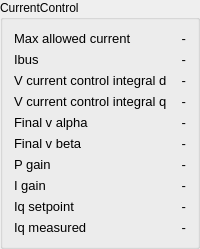
               <widget class="QGroupBox" name="groupBox_axis_config_4">
                <property name="title">
                 <string>CurrentControl</string>
                </property>
                <layout class="QGridLayout" name="gridLayout_7">
                 <item row="0" column="0">
                  <layout class="QGridLayout" name="gridLayout_40">
                   <item row="7" column="0">
                    <widget class="QLabel" name="label_iGain">
                     <property name="font">
                      <font>
                       <pointsize>10</pointsize>
                      </font>
                     </property>
                     <property name="text">
                      <string>I gain</string>
                     </property>
                    </widget>
                   </item>
                   <item row="8" column="0">
                    <widget class="QLabel" name="label_iqSetpoint">
                     <property name="font">
                      <font>
                       <pointsize>10</pointsize>
                      </font>
                     </property>
                     <property name="text">
                      <string>Iq setpoint</string>
                     </property>
                    </widget>
                   </item>
                   <item row="6" column="0">
                    <widget class="QLabel" name="label_pGain">
                     <property name="font">
                      <font>
                       <pointsize>10</pointsize>
                      </font>
                     </property>
                     <property name="text">
                      <string>P gain</string>
                     </property>
                    </widget>
                   </item>
                   <item row="1" column="0">
                    <widget class="QLabel" name="label_ibus">
                     <property name="font">
                      <font>
                       <pointsize>10</pointsize>
                      </font>
                     </property>
                     <property name="text">
                      <string>Ibus</string>
                     </property>
                    </widget>
                   </item>
                   <item row="2" column="0">
                    <widget class="QLabel" name="label_vCurrentControlIntegralD">
                     <property name="font">
                      <font>
                       <pointsize>10</pointsize>
                      </font>
                     </property>
                     <property name="text">
                      <string>V current control integral d</string>
                     </property>
                    </widget>
                   </item>
                   <item row="0" column="0">
                    <widget class="QLabel" name="label_maxAllowedCurrent">
                     <property name="font">
                      <font>
                       <pointsize>10</pointsize>
                      </font>
                     </property>
                     <property name="text">
                      <string>Max allowed current</string>
                     </property>
                    </widget>
                   </item>
                   <item row="3" column="0">
                    <widget class="QLabel" name="label_vCurrentControlIntegralQ">
                     <property name="font">
                      <font>
                       <pointsize>10</pointsize>
                      </font>
                     </property>
                     <property name="text">
                      <string>V current control integral q</string>
                     </property>
                    </widget>
                   </item>
                   <item row="4" column="0">
                    <widget class="QLabel" name="label_finalVAlpha">
                     <property name="font">
                      <font>
                       <pointsize>10</pointsize>
                      </font>
                     </property>
                     <property name="text">
                      <string>Final v alpha</string>
                     </property>
                    </widget>
                   </item>
                   <item row="5" column="0">
                    <widget class="QLabel" name="label_finalVBeta">
                     <property name="font">
                      <font>
                       <pointsize>10</pointsize>
                      </font>
                     </property>
                     <property name="text">
                      <string>Final v beta</string>
                     </property>
                    </widget>
                   </item>
                   <item row="9" column="0">
                    <widget class="QLabel" name="label_iqMeasured">
                     <property name="font">
                      <font>
                       <pointsize>10</pointsize>
                      </font>
                     </property>
                     <property name="text">
                      <string>Iq measured</string>
                     </property>
                    </widget>
                   </item>
                   <item row="0" column="1">
                    <widget class="QLabel" name="label_maxAllowedCurrentValue_axis0">
                     <property name="font">
                      <font>
                       <pointsize>10</pointsize>
                      </font>
                     </property>
                     <property name="text">
                      <string>-</string>
                     </property>
                     <property name="alignment">
                      <set>Qt::AlignRight|Qt::AlignTrailing|Qt::AlignVCenter</set>
                     </property>
                    </widget>
                   </item>
                   <item row="1" column="1">
                    <widget class="QLabel" name="label_ibusValue_axis0">
                     <property name="font">
                      <font>
                       <pointsize>10</pointsize>
                      </font>
                     </property>
                     <property name="text">
                      <string>-</string>
                     </property>
                     <property name="alignment">
                      <set>Qt::AlignRight|Qt::AlignTrailing|Qt::AlignVCenter</set>
                     </property>
                    </widget>
                   </item>
                   <item row="2" column="1">
                    <widget class="QLabel" name="label_vCurrentControlIntegralDValue_axis0">
                     <property name="font">
                      <font>
                       <pointsize>10</pointsize>
                      </font>
                     </property>
                     <property name="text">
                      <string>-</string>
                     </property>
                     <property name="alignment">
                      <set>Qt::AlignRight|Qt::AlignTrailing|Qt::AlignVCenter</set>
                     </property>
                    </widget>
                   </item>
                   <item row="3" column="1">
                    <widget class="QLabel" name="label_vCurrentControlIntegralQValue_axis0">
                     <property name="font">
                      <font>
                       <pointsize>10</pointsize>
                      </font>
                     </property>
                     <property name="text">
                      <string>-</string>
                     </property>
                     <property name="alignment">
                      <set>Qt::AlignRight|Qt::AlignTrailing|Qt::AlignVCenter</set>
                     </property>
                    </widget>
                   </item>
                   <item row="4" column="1">
                    <widget class="QLabel" name="label_finalVAlphaValue_axis0">
                     <property name="font">
                      <font>
                       <pointsize>10</pointsize>
                      </font>
                     </property>
                     <property name="text">
                      <string>-</string>
                     </property>
                     <property name="alignment">
                      <set>Qt::AlignRight|Qt::AlignTrailing|Qt::AlignVCenter</set>
                     </property>
                    </widget>
                   </item>
                   <item row="5" column="1">
                    <widget class="QLabel" name="label_finalVBetaValue_axis0">
                     <property name="font">
                      <font>
                       <pointsize>10</pointsize>
                      </font>
                     </property>
                     <property name="text">
                      <string>-</string>
                     </property>
                     <property name="alignment">
                      <set>Qt::AlignRight|Qt::AlignTrailing|Qt::AlignVCenter</set>
                     </property>
                    </widget>
                   </item>
                   <item row="6" column="1">
                    <widget class="QLabel" name="label_pGainValue_axis0">
                     <property name="font">
                      <font>
                       <pointsize>10</pointsize>
                      </font>
                     </property>
                     <property name="text">
                      <string>-</string>
                     </property>
                     <property name="alignment">
                      <set>Qt::AlignRight|Qt::AlignTrailing|Qt::AlignVCenter</set>
                     </property>
                    </widget>
                   </item>
                   <item row="7" column="1">
                    <widget class="QLabel" name="label_iGainValue_axis0">
                     <property name="font">
                      <font>
                       <pointsize>10</pointsize>
                      </font>
                     </property>
                     <property name="text">
                      <string>-</string>
                     </property>
                     <property name="alignment">
                      <set>Qt::AlignRight|Qt::AlignTrailing|Qt::AlignVCenter</set>
                     </property>
                    </widget>
                   </item>
                   <item row="8" column="1">
                    <widget class="QLabel" name="label_iqSetpointValue_axis0">
                     <property name="font">
                      <font>
                       <pointsize>10</pointsize>
                      </font>
                     </property>
                     <property name="text">
                      <string>-</string>
                     </property>
                     <property name="alignment">
                      <set>Qt::AlignRight|Qt::AlignTrailing|Qt::AlignVCenter</set>
                     </property>
                    </widget>
                   </item>
                   <item row="9" column="1">
                    <widget class="QLabel" name="label_iqMeasuredValue_axis0">
                     <property name="font">
                      <font>
                       <pointsize>10</pointsize>
                      </font>
                     </property>
                     <property name="text">
                      <string>-</string>
                     </property>
                     <property name="alignment">
                      <set>Qt::AlignRight|Qt::AlignTrailing|Qt::AlignVCenter</set>
                     </property>
                    </widget>
                   </item>
                  </layout>
                 </item>
                </layout>
               </widget>
